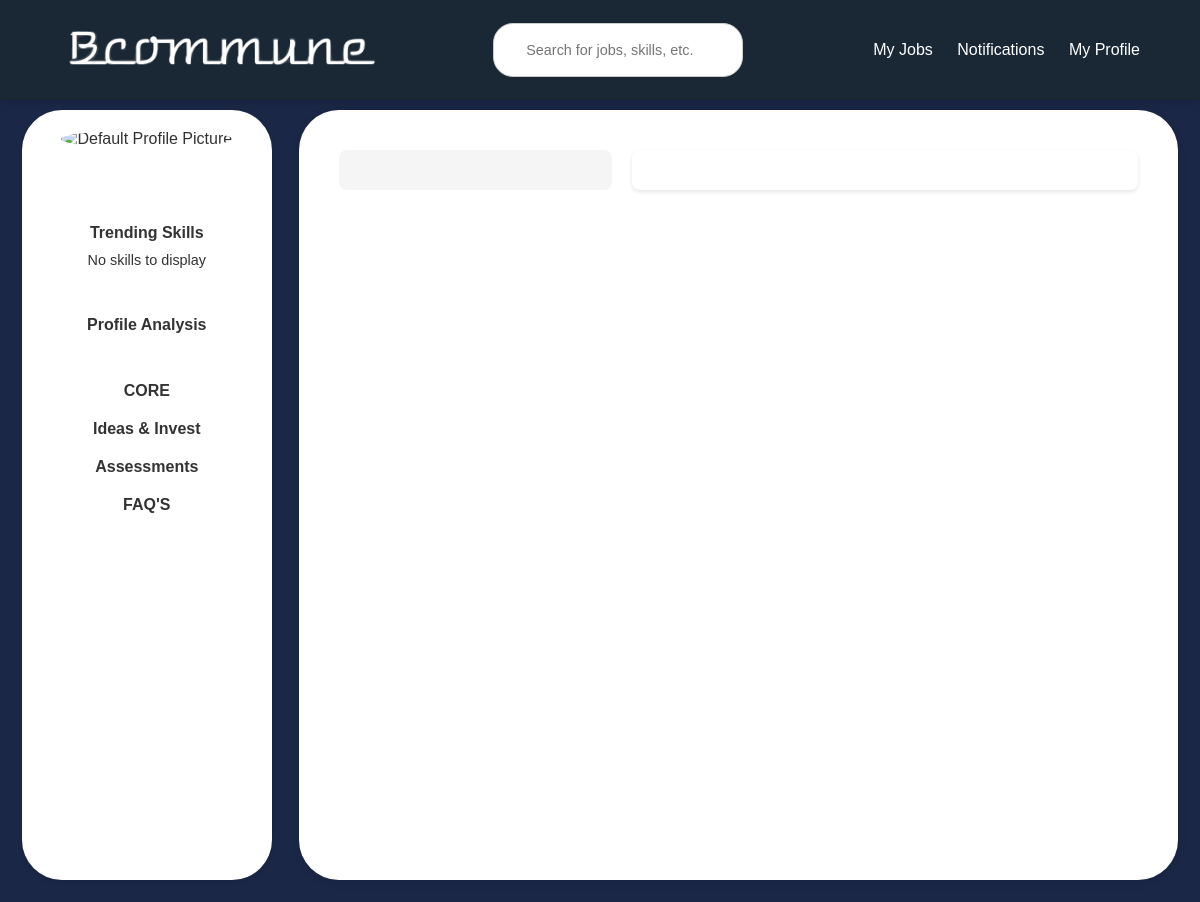
Before: /individual/dashboard/all_freelance_projects/ with the older database file.
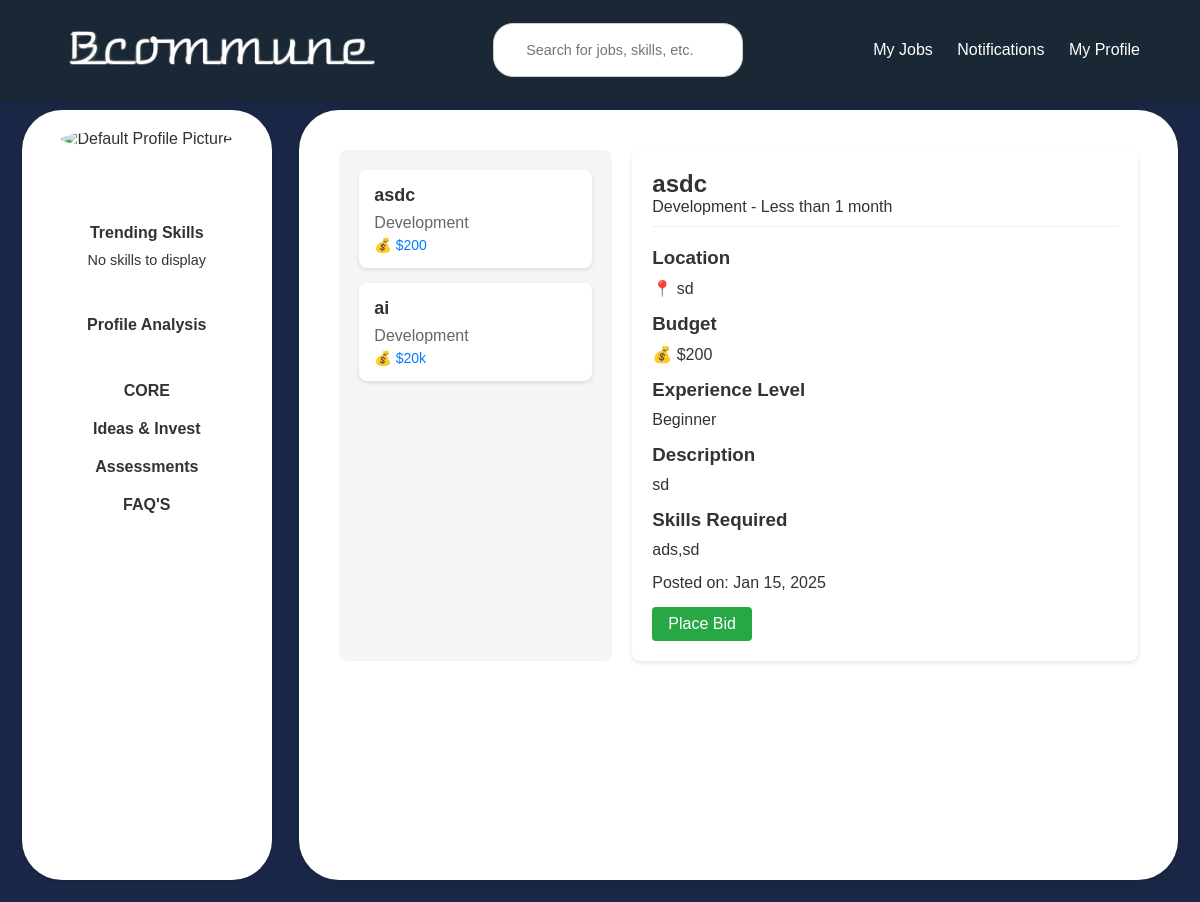
After: the same page with the newer database file.
### users/models.py (models this page shows, shortened)
class FreelanceProject(models.Model):
    CATEGORY_CHOICES = [
        ('Development', 'Development'),
        ('Design', 'Design'),
        ('Marketing', 'Marketing'),
        ('Writing', 'Writing'),
        ('Data Entry', 'Data Entry'),
        ('Other', 'Other'),
    ]
    EXPERIENCE_LEVEL_CHOICES = [
        ('Beginner', 'Beginner'),
        ('Intermediate', 'Intermediate'),
        ('Expert', 'Expert'),
    ]
    PAYMENT_TERMS_CHOICES = [
        ('Milestone-based', 'Milestone-based'),
        ('Hourly', 'Hourly'),
        ('Fixed-price', 'Fixed-price'),
    ]
    DURATION_CHOICES = [
        ('Less than 1 month', 'Less than 1 month'),
        ('1-3 months', '1-3 months'),
    ]
    title = models.CharField(max_length=200)
    category = models.CharField(max_length=50, choices=CATEGORY_CHOICES)
    description = models.TextField()
    skills_required = models.TextField()  # Store as comma-separated values
    duration = models.CharField(max_length=50, choices=DURATION_CHOICES)
    budget = models.CharField(max_length=50)
    payment_terms = models.CharField(max_length=50, choices=PAYMENT_TERMS_CHOICES)
    experience_level = models.CharField(max_length=50, choices=EXPERIENCE_LEVEL_CHOICES)
    location_preference = models.CharField(max_length=200, blank=True, null=True)
    language_requirements = models.CharField(max_length=200, blank=True, null=True)
    attachments = models.FileField(upload_to='attachments/', blank=True, null=True)
    company_name = models.CharField(max_length=200)
    company_description = models.TextField()
    point_of_contact_name = models.CharField(max_length=100)
    point_of_contact_email = models.EmailField()
    point_of_contact_phone = models.CharField(max_length=15)
    user = models.ForeignKey(settings.AUTH_USER_MODEL, on_delete=models.CASCADE)
    created_at = models.DateTimeField(auto_now_add=True)

### users/views.py (the view)
# urls.py: path('individual/dashboard/all_freelance_projects/', views.all_freelance_projects, name='all_freelance_projects'),
def all_freelance_projects(request):
    freelance_projects = FreelanceProject.objects.all().order_by('-created_at')
    return render(request, 'all_freelance_projects.html', {'freelance_projects': freelance_projects})

### users/templates/all_freelance_projects.html (shortened to what this page needs)
{% load static %}
<!DOCTYPE html>
<html lang="en">
<head>
    <link rel="stylesheet" href="{% static 'css/common.css' %}">
</head>
<body>
    {% include 'header1.html' %}
    <div class="main-container">
        {% include 'sidebar.html' %}
        <div class="content">
            <div class="container">
                <div class="left-container">
                    {% for project in freelance_projects %}
                        <div class="project-card" onclick="showProjectDetails('{{ project.id }}')">
                            <div class="project-title">{{ project.title }}</div>
                            <div class="project-type">{{ project.category }}</div>
                            <div class="project-budget">💰 ${{ project.budget }}</div>
                        </div>
                    {% endfor %}
                </div>
                <div class="right-container">
                    {% for project in freelance_projects %}
                        <div id="project-details-{{ project.id }}" class="project-details">
                            <div class="detail-header">
                                <h2>{{ project.title }}</h2>
                                <p>{{ project.category }} - {{ project.duration }}</p>
                            </div>
                            <div class="detail-section">
                                <h3>Location</h3>
                                <p>📍 {{ project.location_preference|default:"Remote" }}</p>
                            </div>
                            <div class="detail-section">
                                <h3>Budget</h3>
                                <p>💰 ${{ project.budget }}</p>
                            </div>
                            <div class="detail-section">
                                <h3>Experience Level</h3>
                                <p>{{ project.experience_level }}</p>
                            </div>
                            <div class="detail-section">
                                <h3>Description</h3>
                                <p>{{ project.description }}</p>
                            </div>
                            <div class="detail-section">
                                <h3>Skills Required</h3>
                                <p>{{ project.skills_required }}</p>
                            </div>
                            <div class="detail-section">
                                <p>Posted on: {{ project.created_at|date:"M d, Y" }}</p>
                            </div>
                            <a href="{% url 'place_freelance_bid' project.id %}" class="place-bid-btn">Place Bid</a>
                        </div>
                    {% endfor %}
                </div>
            </div>
        </div>
    </div>
</body>
</html>

Changed rows visible on the page:
added FreelanceProject: title "asdc", category "Development", budget "200", duration "Less than 1 month", location_preference "sd", experience_level "Beginner", description "sd", skills_required "ads,sd", created_at "Jan 15, 2025"
added FreelanceProject: title "ai", category "Development", budget "20k", shown under "FAQ'S"
